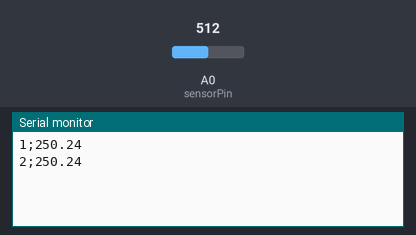
A sketch run on a simulated Arduino Uno, built with avr-gcc and run on an emulated ATmega328P. On the bench: the last lines printed to the serial monitor. The inputs (shaded band) are chosen by the test bench; at power-on: A0 (sensorPin) = 512.

Above: at 2.8 s.
2.9 s: A0 (sensorPin) set to 716
At 3.8 s:
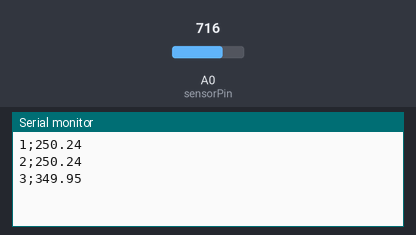
4.4 s: A0 (sensorPin) set to 900
At 5.4 s:
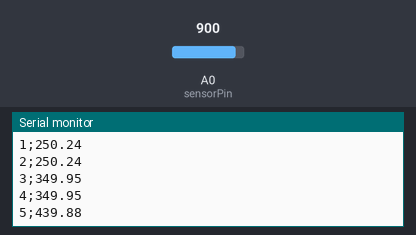
Timing chart, 0 to 7.4 s (numbered marks = the images above; inputs shaded):
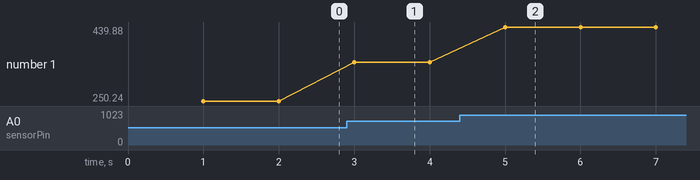

The sketch:

Temp_Plotter_copy_20241204144332.ino
```cpp
// Pin setup
const int sensorPin = A0;               // Temperatur sensor forbundet til analog pin A0
const float voltagePerDegreeC = 0.01;   // 10mV/degC
unsigned long interval = 1000;          // Logging interval i millisekunder
unsigned long previousMillis = 0;       // Stores the last time the sensor was read

void setup() {
  Serial.begin(9600);  // Initialize serial communication
}

void loop() {
  unsigned long currentMillis = millis();  // Hent aktuelle tid i millisekunder
  unsigned int overTid = currentMillis / 1000;

  // Check if enough time has passed for the next reading
  if (currentMillis - previousMillis >= interval) {
    previousMillis = currentMillis;  // Update last reading time

    // Aflæs sensoren
    int sensorValue = analogRead(sensorPin);

    // Konverter analog reading (0-1023) til spænding (0-5V)
    float voltage = sensorValue * (5.0 / 1023.0);

    // Konverter spænding til temperatur i Celsius
    float temperatureC = voltage / voltagePerDegreeC;

    Serial.print(overTid);        // X-akse: Tid i sek
    Serial.print(";");            // Delimiter / kolonne seperator
    Serial.print(temperatureC);   // Y-akse: Volt
    Serial.println();
  }
}
```

Measured:
- after the input at 2.9 s, the serial monitor: prints a new line after 0.10 s (image 1)
- after the input at 4.4 s, the serial monitor: prints a new line after 0.60 s (image 2)
- plotted number 1: 250.24 → 349.95 after the input at 2.9 s, 349.95 → 439.88 after the input at 4.4 s
